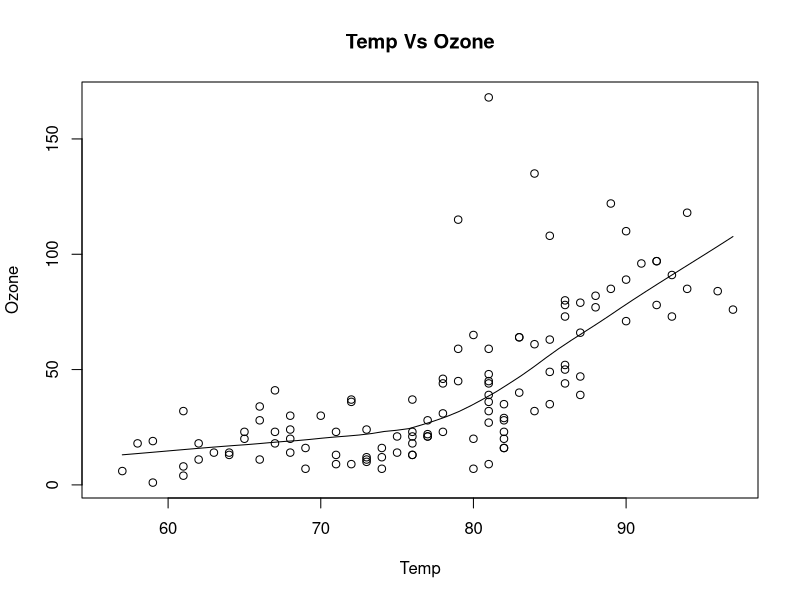
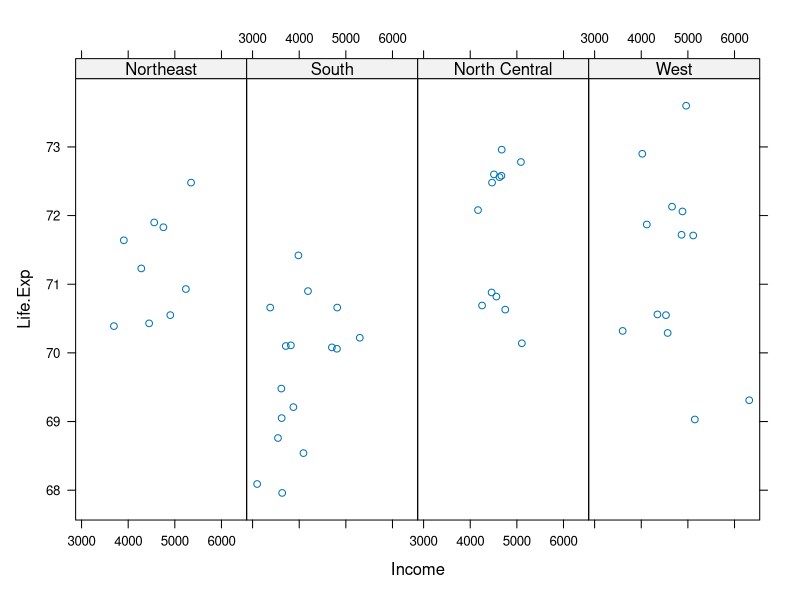
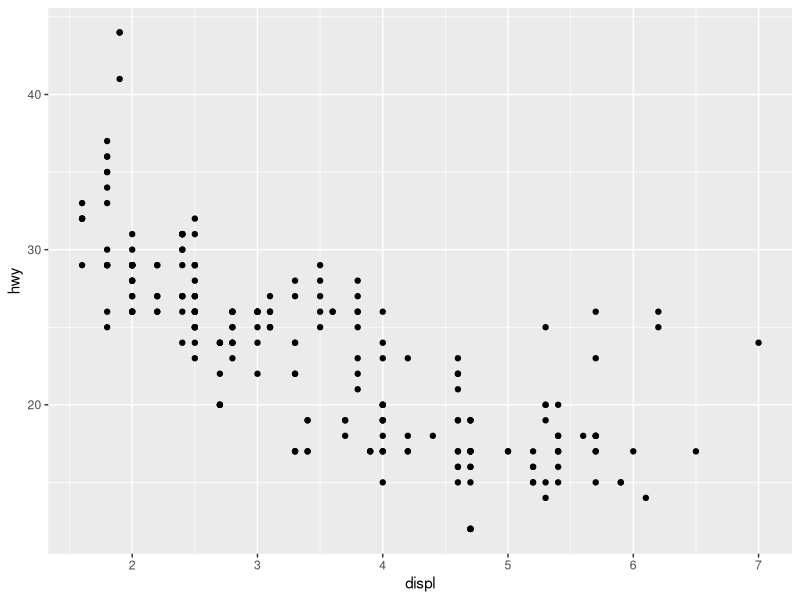

The R source for these figures, in order:
# base - artist's palette - start with a blank canvas and build up from there - original plotting system in R
# lattice - all at once
# ggplot2 - similar to base system - incremental


# base plotting system
# - start with a plot functions, then use annotations (text, lines, axis, points)

data(airquality)
head(airquality)

fivenum(airquality$Temp)
summary(airquality$Temp)

str(airquality$Temp)

with(airquality, {plot(Temp, Ozone)})
with(airquality, {lines(loess.smooth(Temp, Ozone))})
title(main= 'Temp Vs Ozone')


# downside - you cannot go backwards once the plot is started. Plan in advance. 
# downside - its difficult to describe or translate plot to others as there is no graphical language
# to communicate what have you done.

# The lattice system -plots are created with a single function call - xyplot/bwplot

# Lattice plots tend to be most useful for conditioning types of plots, i.e. looking at how y
# changes with x across levels of z.
# things lile space & margins are automatically set.

library(lattice)

head(state.x77) # class - matrix
head(state.region) # class - factor
state <- data.frame(state.x77, region = state.region)
xyplot(Life.Exp ~ Income | region, data=state, layout=c(4,1))

# downside - very awkward to specify an entire plot in a single function call.
# downside - once you create a plot, you cannot add to plots.

# the ggplot2 system - split the difference between base & lattice. Taking cues from lattice, it 
# manages spacing & margins automatically but lets you annotate the plot by "adding" to a plot.

library(ggplot2) # install.packages("ggplot2")

data(mpg)
qplot(displ, hwy, data=mpg)

